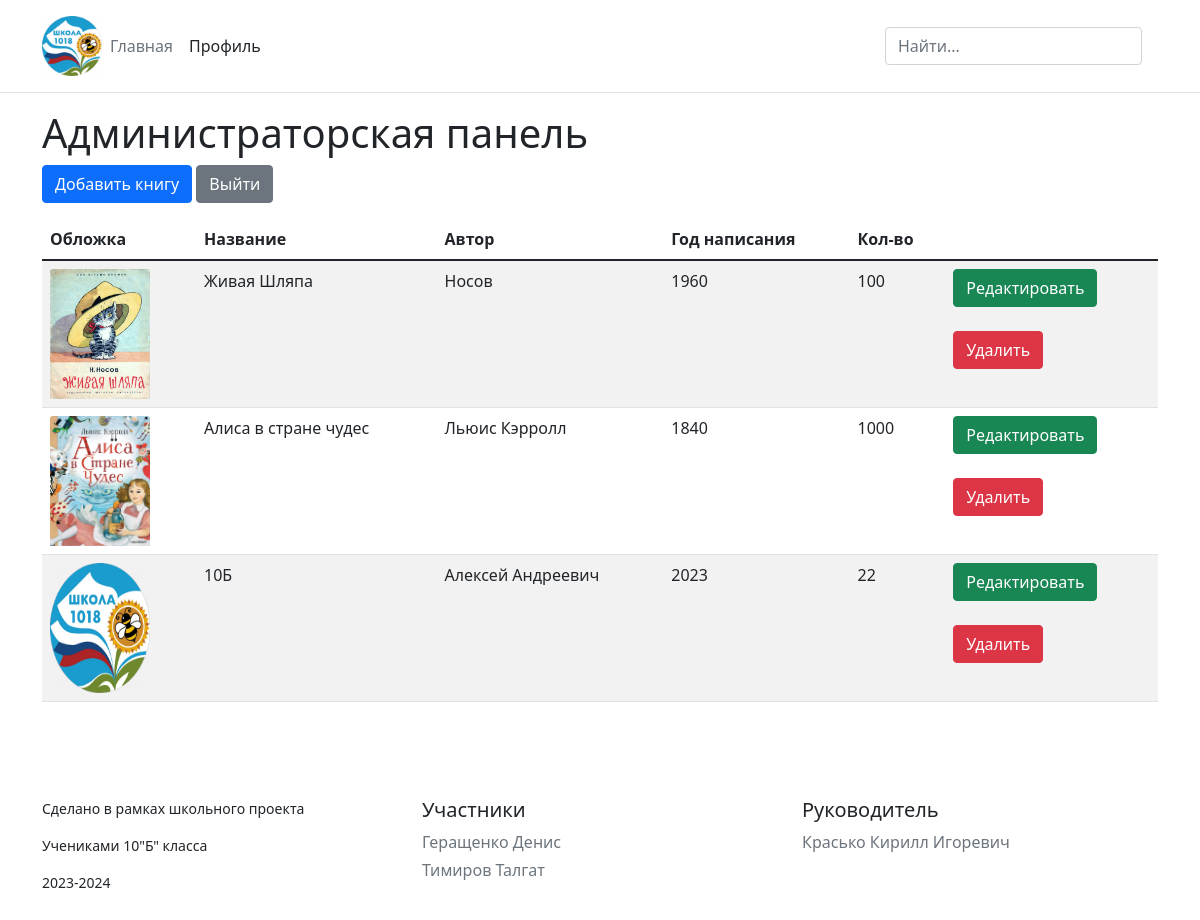
The page /admin (signed in) on the database its author committed.
### tables this page shows
CREATE TABLE books (id INTEGER PRIMARY KEY AUTOINCREMENT, title VARCHAR(255), author VARCHAR(255), description TEXT, year VARCHAR(255), image VARCHAR(255), count INTEGER);

### main.py (the view)
@app.route('/admin', methods=['GET', 'POST'])
def admin():
    if 'loggedin' in session:
        if request.method == 'POST':
            cur = con.cursor()
            title = request.form['hh']
            cur.execute(f"DELETE FROM books WHERE title == :title", {'title': title})
            con.commit()
            cur.close()
        cur = con.cursor()
        cur.execute("SELECT * FROM books")
        books = cur.fetchall()
        cur.close()
        return render_template('admin.html', books=books)
    else:
        return redirect(url_for('index'))

### templates/admin.html (shortened to what this page needs)
{% extends 'base.html' %}
{% block content %}
    <h1>Администраторская панель</h1>
    <p>
        <a href="{{ url_for('add_book') }}" class="btn btn-primary">Добавить книгу</a>
        <a href="{{ url_for('logout') }}" class="btn btn-secondary">Выйти</a>
    </p>
    <table class="table table-striped">
        <thead>
            <tr>
                <th>Обложка</th>
                <th>Название</th>
                <th>Автор</th>
                <th>Год написания</th>
                <th>Кол-во</th>
                <th></th>
            </tr>
        </thead>
        <tbody>
            {% for book in books %}
                <tr>
                    <td>
                        <img src="static/images/{{book[5]}}" class="card-img-top"
                        style="width:100px;height:130px">
                    </td>
                    <td>{{ book[1] }}</td>
                    <td>{{ book[2] }}</td>
                    <td>{{ book[4] }}</td>
                    <td>{{ book[6] }}</td>
                    <td>
                    <a href="/admin/{{ book.title }}/update" class="btn btn-success">Редактировать</a>
                    <br>
                        <form action="/admin" method="POST">
                            <br>
                            <button type="submit" name="_method" class="btn btn-danger">
                                Удалить
                            </button>
                        </form>
                    </td>
                </tr>
            {% endfor %}
        </tbody>
    </table>
{% endblock %}

### templates/base.html (shortened to what this page needs)
<!DOCTYPE html>
<html>
<head>
    <link rel="stylesheet" type="text/css" href="{{ url_for('static', filename='css/bootstrap.min.css') }}">
</head>
<body>
    <header class="p-3 mb-3 border-bottom">
        <div class="container">
          <div class="d-flex flex-wrap align-items-center justify-content-center justify-content-lg-start">
            <a href="main" class="d-flex align-items-center mb-2 mb-lg-0 text-dark text-decoration-none">
              <img src="static/images/emblema.png" width="60" height="60"/>
            </a>
            <ul class="nav col-12 col-lg-auto me-lg-auto mb-2 justify-content-center mb-md-0">
              <li><a href="main" class="nav-link px-2 link-secondary">Главная</a></li>
              <li><a href="profile" class="nav-link px-2 link-dark">Профиль</a></li>
            </ul>
            <form class="col-12 col-lg-auto mb-3 mb-lg-0 me-lg-3" method="post" action="/main">
              <input type="search" class="form-control" placeholder="Найти..." aria-label="Поиск" id="search" name="search">
            </form>
          </div>
        </div>
      </header>
    <div class="container">
        {% block content %}
        {% endblock %}
    </div>
    <footer class="container pt-4 my-md-5 pt-md-5">
      <div class="row">
        <div class="col-12 col-md">
          <small class="d-block mb-3 text-body-secondary">Сделано в рамках школьного проекта</small>
          <small class="d-block mb-3 text-body-secondary">Учениками 10"Б" класса</small>
          <small class="d-block mb-3 text-body-secondary">2023-2024</small>
        </div>
        <div class="col-6 col-md">
          <h5>Участники</h5>
          <ul class="list-unstyled text-small">
            <li class="mb-1"><a class="link-secondary text-decoration-none" href="#">Геращенко Денис</a></li>
            <li class="mb-1"><a class="link-secondary text-decoration-none" href="#">Тимиров Талгат</a></li>
          </ul>
        </div>
        <div class="col-6 col-md">
          <h5>Руководитель</h5>
          <ul class="list-unstyled text-small">
            <li class="mb-1"><a class="link-secondary text-decoration-none" href="#">Красько Кирилл Игоревич</a></li>
          </ul>
      </div>
    </footer>
</body>
</html>

### rows shown on the page
books: image (picture), title "Живая Шляпа", author "Носов", year "1960", count "100"
books: image (picture), title "Алиса в стране чудес", author "Льюис Кэрролл", year "1840", count "1000"
books: image (picture), title "10Б", author "Алексей Aндреевич", year "2023", count "22"
